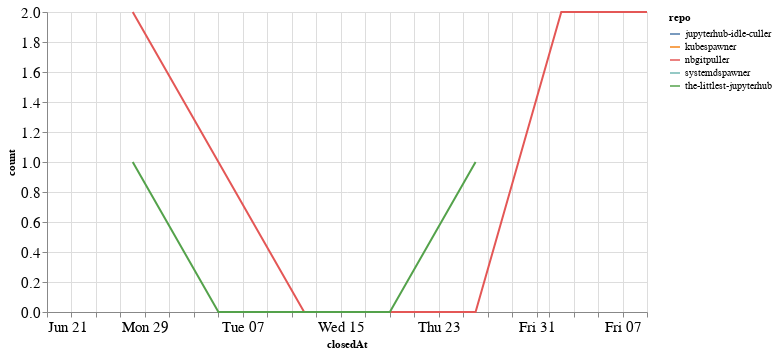

Source (notebook cell):
### Code cell
closed_by_time = closed_by.groupby('repo').resample('W', on='closedAt').count()['author'].reset_index()
closed_by_time = closed_by_time.rename(columns={'author': 'count'})

alt.Chart(closed_by_time, width=600).mark_line().encode(
    x='closedAt',
    y='count',
    color='repo',
    tooltip="repo"
)

### Figure 1 — Vega-Lite specification as saved in the notebook (floating-point values rounded to 4 significant figures)
{"config": {"axisLeft": {"labelFontSize": 15}, "axisBottom": {"labelFontSize": 15}}, "data": {"name": "data-dd13f50bd403431739ee710ad4248f2c"}, "mark": "line", "encoding": {"color": {"type": "nominal", "field": "repo"}, "tooltip": {"type": "nominal", "field": "repo"}, "x": {"type": "temporal", "field": "closedAt"}, "y": {"type": "quantitative", "field": "count"}}, "width": 600, "$schema": "https://vega.github.io/schema/vega-lite/v4.8.1.json", "datasets": {"data-dd13f50bd403431739ee710ad4248f2c": [{"repo": "jupyterhub-idle-culler", "closedAt": "2020-06-21T00:00:00", "count": 1}, {"repo": "kubespawner", "closedAt": "2020-08-02T00:00:00", "count": 1}, {"repo": "nbgitpuller", "closedAt": "2020-06-28T00:00:00", "count": 2}, {"repo": "nbgitpuller", "closedAt": "2020-07-05T00:00:00", "count": 1}, {"repo": "nbgitpuller", "closedAt": "2020-07-12T00:00:00", "count": 0}, {"repo": "nbgitpuller", "closedAt": "2020-07-19T00:00:00", "count": 0}, {"repo": "nbgitpuller", "closedAt": "2020-07-26T00:00:00", "count": 0}, {"repo": "nbgitpuller", "closedAt": "2020-08-02T00:00:00", "count": 2}, {"repo": "nbgitpuller", "closedAt": "2020-08-09T00:00:00", "count": 2}, {"repo": "systemdspawner", "closedAt": "2020-07-26T00:00:00", "count": 1}, {"repo": "the-littlest-jupyterhub", "closedAt": "2020-06-28T00:00:00", "count": 1}, {"repo": "the-littlest-jupyterhub", "closedAt": "2020-07-05T00:00:00", "count": 0}, {"repo": "the-littlest-jupyterhub", "closedAt": "2020-07-12T00:00:00", "count": 0}, {"repo": "the-littlest-jupyterhub", "closedAt": "2020-07-19T00:00:00", "count": 0}, {"repo": "the-littlest-jupyterhub", "closedAt": "2020-07-26T00:00:00", "count": 1}]}}
